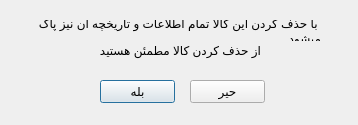
<?xml version="1.0" encoding="UTF-8"?>
<ui version="4.0">
 <class>Dialog</class>
 <widget class="QDialog" name="Dialog">
  <property name="geometry">
   <rect>
    <x>0</x>
    <y>0</y>
    <width>358</width>
    <height>125</height>
   </rect>
  </property>
  <property name="windowTitle">
   <string>Delete warning</string>
  </property>
  <widget class="QLabel" name="label">
   <property name="geometry">
    <rect>
     <x>30</x>
     <y>20</y>
     <width>291</width>
     <height>21</height>
    </rect>
   </property>
   <property name="text">
    <string>با حذف کردن این کالا تمام اطلاعات و تاریخچه آن نیز پاک میشود.</string>
   </property>
   <property name="textFormat">
    <enum>Qt::AutoText</enum>
   </property>
   <property name="wordWrap">
    <bool>true</bool>
   </property>
  </widget>
  <widget class="QLabel" name="label_2">
   <property name="geometry">
    <rect>
     <x>100</x>
     <y>40</y>
     <width>161</width>
     <height>20</height>
    </rect>
   </property>
   <property name="text">
    <string>از حذف کردن کالا مطمئن هستید؟</string>
   </property>
  </widget>
  <widget class="QPushButton" name="ok_btn">
   <property name="geometry">
    <rect>
     <x>100</x>
     <y>80</y>
     <width>75</width>
     <height>23</height>
    </rect>
   </property>
   <property name="text">
    <string>بله</string>
   </property>
  </widget>
  <widget class="QPushButton" name="cancel_btn">
   <property name="geometry">
    <rect>
     <x>190</x>
     <y>80</y>
     <width>75</width>
     <height>23</height>
    </rect>
   </property>
   <property name="text">
    <string>حیر</string>
   </property>
  </widget>
 </widget>
 <resources/>
 <connections/>
</ui>
